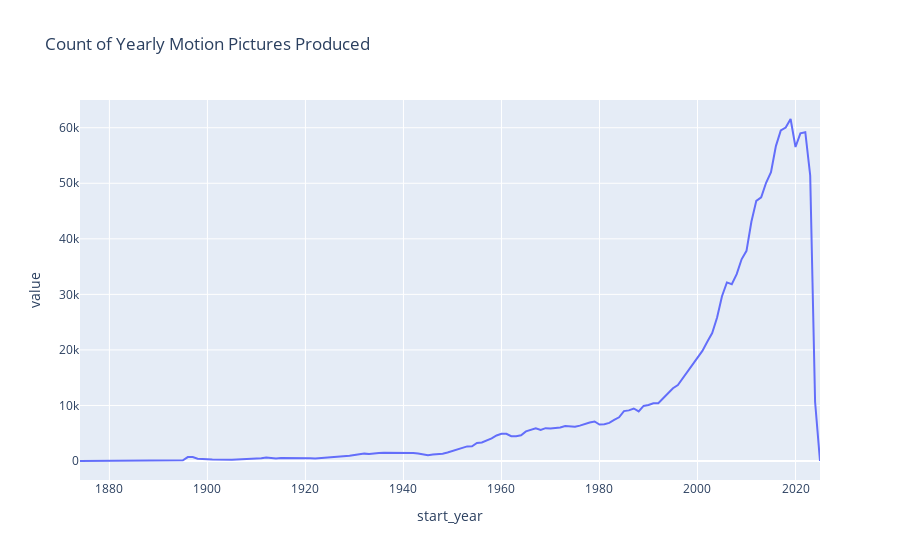

Write notebook code for a chart like this one.
### Code cell
fig = px.line(year_counts,  title = "Count of Yearly Motion Pictures Produced")
fig.update_layout(showlegend =False)
fig.show()

### Figure 1 — Plotly figure (JSON) as saved in the notebook; plotly's stock layout.template omitted (floating-point values rounded to 4 significant figures; data arrays with more than 128 entries replaced by an {"elided": "..."} marker saying what was removed)
{"data": [{"hovertemplate": "variable=0<br>start_year=%{x}<br>value=%{y}<extra></extra>", "legendgroup": "0", "line": {"color": "#636efa", "dash": "solid"}, "marker": {"symbol": "circle"}, "mode": "lines", "name": "0", "orientation": "v", "showlegend": true, "type": "scatter", "x": {"elided": "146 int values"}, "xaxis": "x", "y": {"elided": "146 int values"}, "yaxis": "y"}], "layout": {"legend": {"title": {"text": "variable"}, "tracegroupgap": 0}, "showlegend": false, "title": {"text": "Count of Yearly Motion Pictures Produced"}, "xaxis": {"anchor": "y", "domain": [0, 1], "title": {"text": "start_year"}}, "yaxis": {"anchor": "x", "domain": [0, 1], "title": {"text": "value"}}}}
